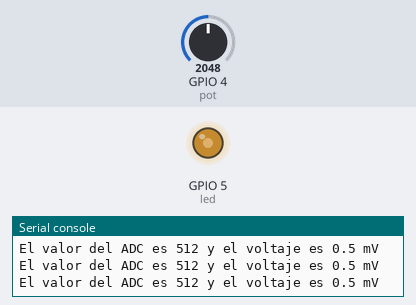
The program below on a simulated ESP32 board running MicroPython. On the bench: output pins drawn as LEDs (lit = HIGH), the last lines printed to the serial console. Inputs (shaded band) come from the test bench; at power-on: GPIO 4 (pot) = 2048 (analog values on the 0–4095 scale).

Above: at 1.2 s.
1.3 s: GPIO 4 (pot) set to 2866
At 1.8 s:
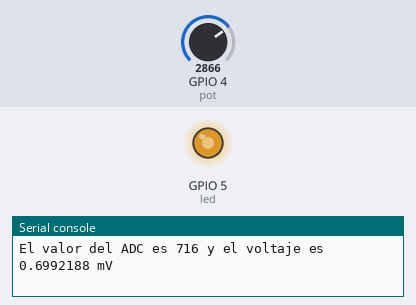
2.8 s: GPIO 4 (pot) set to 3603
At 3.1 s:
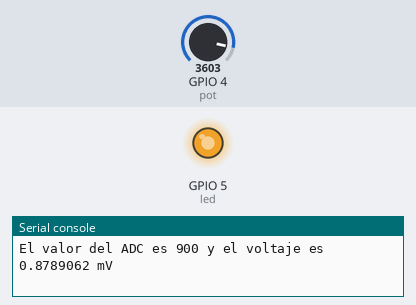
4.3 s: GPIO 4 (pot) set to 491
At 5.3 s:
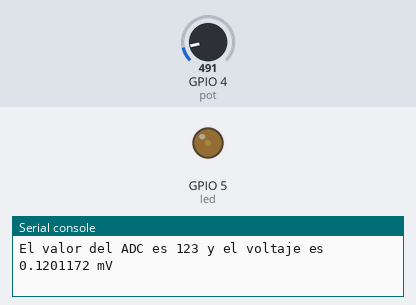
5.8 s: GPIO 4 (pot) set to 0
At 6.4 s:
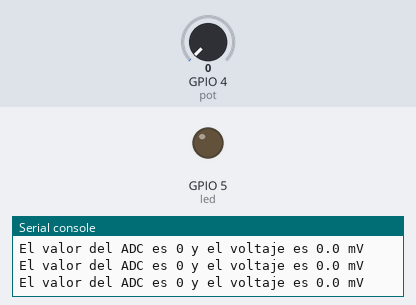
Timing chart, 0 to 8.3 s (numbered marks = the images above; inputs shaded):
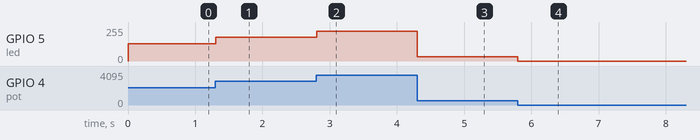

The program:

pwmADC.py
```python
#Controla el nivel de brillo de un led con un potenciometro
from machine import Pin, PWM, ADC
from time import sleep

#Resolucion que se requiere por ADC y el voltaje de referencia
pot = ADC(Pin(4))
pot.width(ADC.WIDTH_10BIT)## 10 bits, dado los posible valores de Freq en PWM
pot.atten(ADC.ATTN_11DB)##Full range voltage 3.3V

#Configuracion de PWM(brillo de led)
led = PWM(Pin(5), 5000)

while True:
    duty_cycle = pot.read()
    volt = duty_cycle/1024
    #Formato usando print y operador string modulo
    #print('El valor del ADC es %d y el voltaje es %1.2f mV' % (duty_cycle, volt))

    #Formato usando print y metodo format
    #print(f"El valor del ADC es {duty_cycle} y el voltaje es {volt} mV")
    print('El valor del ADC es {} y el voltaje es {} mV'.format(duty_cycle, volt))
    if duty_cycle<15:
        led.duty(0)
    else:
        led.duty(duty_cycle)
    sleep(0.005)
```

Measured:
- after the input at 1.3 s, GPIO 5 (led): 128/255 → 178/255 at once
- after the input at 2.8 s, GPIO 5 (led): 178/255 → 224/255 at once
- after the input at 4.3 s, GPIO 5 (led): 224/255 → 31/255 at once
- after the input at 5.8 s, GPIO 5 (led): 31/255 → 0/255 at once
